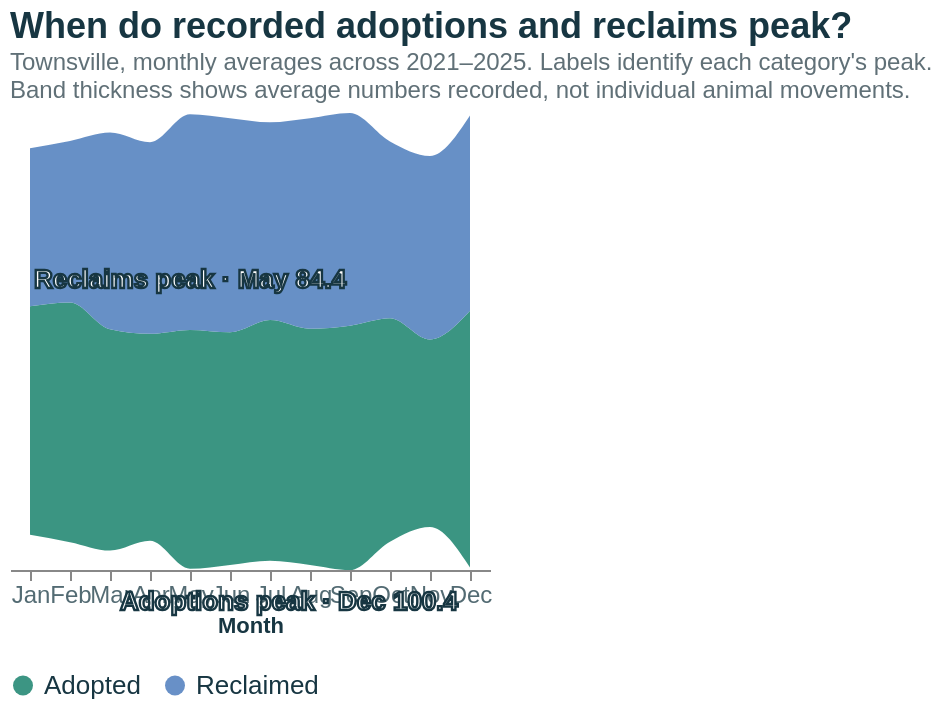

Specify this chart in Vega-Lite:
### Vega-Lite specification from a JSON file in a GitHub repository (floating-point values rounded to 4 significant figures)
{"$schema": "https://vega.github.io/schema/vega-lite/v5.json", "description": "Seasonal streamgraph of monthly official Townsville adoption and reclaim outcomes.", "width": "container", "height": 355, "autosize": {"type": "fit-x", "contains": "padding", "resize": true}, "background": "#ffffff", "title": {"text": "When do recorded adoptions and reclaims peak?", "subtitle": ["Townsville, monthly averages across 2021–2025. Labels identify each category's peak.", "Band thickness shows average numbers recorded, not individual animal movements."], "font": "Helvetica", "fontSize": 18, "subtitleFont": "Helvetica", "subtitleFontSize": 12, "anchor": "start"}, "data": {"values": [{"month": "Jan", "month_num": 1, "series": "Adopted", "mean_count": 89.4, "years": 5}, {"month": "Jan", "month_num": 1, "series": "Reclaimed", "mean_count": 61.8, "years": 5}, {"month": "Feb", "month_num": 2, "series": "Adopted", "mean_count": 93.8, "years": 5}, {"month": "Feb", "month_num": 2, "series": "Reclaimed", "mean_count": 63.2, "years": 5}, {"month": "Mar", "month_num": 3, "series": "Adopted", "mean_count": 86.6, "years": 5}, {"month": "Mar", "month_num": 3, "series": "Reclaimed", "mean_count": 77, "years": 5}, {"month": "Apr", "month_num": 4, "series": "Adopted", "mean_count": 81, "years": 5}, {"month": "Apr", "month_num": 4, "series": "Reclaimed", "mean_count": 75, "years": 5}, {"month": "May", "month_num": 5, "series": "Adopted", "mean_count": 93.4, "years": 5}, {"month": "May", "month_num": 5, "series": "Reclaimed", "mean_count": 84.4, "years": 5}, {"month": "Jun", "month_num": 6, "series": "Adopted", "mean_count": 91, "years": 5}, {"month": "Jun", "month_num": 6, "series": "Reclaimed", "mean_count": 83.8, "years": 5}, {"month": "Jul", "month_num": 7, "series": "Adopted", "mean_count": 94.2, "years": 5}, {"month": "Jul", "month_num": 7, "series": "Reclaimed", "mean_count": 77.4, "years": 5}, {"month": "Aug", "month_num": 8, "series": "Adopted", "mean_count": 92.4, "years": 5}, {"month": "Aug", "month_num": 8, "series": "Reclaimed", "mean_count": 82.4, "years": 5}, {"month": "Sep", "month_num": 9, "series": "Adopted", "mean_count": 95.6, "years": 5}, {"month": "Sep", "month_num": 9, "series": "Reclaimed", "mean_count": 83.2, "years": 5}, {"month": "Oct", "month_num": 10, "series": "Adopted", "mean_count": 87.4, "years": 5}, {"month": "Oct", "month_num": 10, "series": "Reclaimed", "mean_count": 69.2, "years": 5}, {"month": "Nov", "month_num": 11, "series": "Adopted", "mean_count": 73.4, "years": 5}, {"month": "Nov", "month_num": 11, "series": "Reclaimed", "mean_count": 71.8, "years": 5}, {"month": "Dec", "month_num": 12, "series": "Adopted", "mean_count": 100.4, "years": 5}, {"month": "Dec", "month_num": 12, "series": "Reclaimed", "mean_count": 76.4, "years": 5}]}, "config": {"font": "Helvetica, Arial, sans-serif", "view": {"stroke": null}, "axis": {"labelColor": "#536B73", "titleColor": "#173642", "labelFont": "Helvetica, Arial, sans-serif", "titleFont": "Helvetica, Arial, sans-serif"}, "legend": {"labelColor": "#173642", "labelFont": "Helvetica, Arial, sans-serif", "titleFont": "Helvetica, Arial, sans-serif"}, "title": {"color": "#173642", "subtitleColor": "#607077", "font": "Helvetica, Arial, sans-serif", "subtitleFont": "Helvetica, Arial, sans-serif"}}, "layer": [{"mark": {"type": "area", "interpolate": "monotone", "opacity": 0.92}, "encoding": {"x": {"field": "month", "type": "ordinal", "sort": ["Jan", "Feb", "Mar", "Apr", "May", "Jun", "Jul", "Aug", "Sep", "Oct", "Nov", "Dec"], "title": "Month", "axis": {"labelAngle": 0, "labelFontSize": 12}}, "y": {"field": "mean_count", "type": "quantitative", "stack": "center", "axis": null}, "color": {"field": "series", "type": "nominal", "scale": {"domain": ["Adopted", "Reclaimed"], "range": ["#2B8C78", "#5B87C2"]}, "legend": {"orient": "bottom", "title": null, "labelFontSize": 13, "labelLimit": 140, "columns": 2}}, "order": {"field": "series", "type": "nominal", "sort": ["Adopted", "Reclaimed"]}, "tooltip": [{"field": "month", "type": "nominal", "title": "Month"}, {"field": "series", "type": "nominal", "title": "Category"}, {"field": "mean_count", "type": "quantitative", "title": "Average monthly records", "format": ",.1f"}, {"field": "years", "type": "quantitative", "title": "Years averaged"}]}}, {"transform": [{"window": [{"op": "max", "field": "mean_count", "as": "series_max"}], "groupby": ["series"], "frame": [null, null]}, {"filter": "datum.series === 'Reclaimed' && datum.mean_count === datum.series_max"}, {"calculate": "'Reclaims peak · ' + datum.month + ' ' + format(datum.mean_count, '.1f')", "as": "peak_label"}], "mark": {"type": "text", "font": "Helvetica, Arial, sans-serif", "fontSize": 13, "fontWeight": "bold", "color": "#FFFFFF", "stroke": "#173642", "strokeWidth": 1.2, "align": "center", "baseline": "middle", "dx": 0}, "encoding": {"x": {"field": "month", "type": "ordinal", "sort": ["Jan", "Feb", "Mar", "Apr", "May", "Jun", "Jul", "Aug", "Sep", "Oct", "Nov", "Dec"]}, "y": {"value": 85}, "text": {"field": "peak_label", "type": "nominal"}}}, {"transform": [{"window": [{"op": "max", "field": "mean_count", "as": "series_max"}], "groupby": ["series"], "frame": [null, null]}, {"filter": "datum.series === 'Adopted' && datum.mean_count === datum.series_max"}, {"calculate": "'Adoptions peak · ' + datum.month + ' ' + format(datum.mean_count, '.1f')", "as": "peak_label"}], "mark": {"type": "text", "font": "Helvetica, Arial, sans-serif", "fontSize": 13, "fontWeight": "bold", "color": "#FFFFFF", "stroke": "#173642", "strokeWidth": 1.2, "align": "right", "baseline": "middle", "dx": -6}, "encoding": {"x": {"field": "month", "type": "ordinal", "sort": ["Jan", "Feb", "Mar", "Apr", "May", "Jun", "Jul", "Aug", "Sep", "Oct", "Nov", "Dec"]}, "y": {"value": 246}, "text": {"field": "peak_label", "type": "nominal"}}}]}
